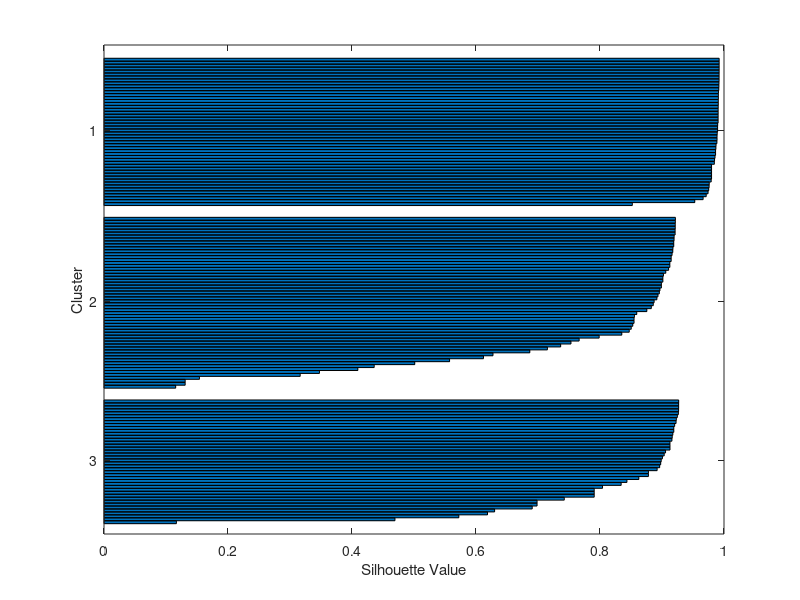

Source code (MATLAB): (Note: this script raises an error after producing the figure.)
close all;
clear all;
%% Loading Data and Plotting it
load fisheriris_data.mat;
% figure
% spread(X',ones(1,150));
% title('Original Data');
% xlabel 'Sepal Lengths (cm)';
% ylabel 'Sepal Widths (cm)';
% zlabel 'Petal Lengths (cm)';
% 
% figure
% spread(X', labels);
% title('True Clusters');
% xlabel 'Sepal Lengths (cm)';
% ylabel 'Sepal Widths (cm)';
% zlabel 'Petal Lengths (cm)';
% legend('setosa','versicolor','virginica')

%% K- Means Clustering
k = 3;
rng(1);
tic
[id_k,C] = kmeans(X,k,'Distance','correlation','Display','final');
toc
figure;
[silh,h] = silhouette(X,id_k,'correlation');
h = gca;
h.Children.EdgeColor = [.8 .8 1];
xlabel 'Silhouette Value';
ylabel 'Cluster';
mean(silh)
figure
spread(X',id_k);
str = sprintf('K-means with k = %i Clusters and Correlation distance',k);
title(str);
xlabel 'Sepal Lengths (cm)';
ylabel 'Sepal Widths (cm)';
zlabel 'Petal Lengths (cm)';

%% EM
k = 2;
tic
[id_em,model, llh]= emgm(X',k);
toc
figure;
[silh,h] = silhouette(X,id_em,'correlation');
h = gca;
h.Children.EdgeColor = [.8 .8 1];
xlabel 'Silhouette Value';
ylabel 'Cluster';
mean(silh)
% figure
% spread(X',id_em);
% str = sprintf('K-means with k = %i Clusters',k);
% title(str);
% xlabel 'Sepal Lengths (cm)';
% ylabel 'Sepal Widths (cm)';
% zlabel 'Petal Lengths (cm)';

%% PCA

[COEFF, SCORE, LATENT] = pca(X);
tic
 [COEFF, SCORE, LATENT] = pca(X,'NumComponents',2);
toc
 figure
 spread(SCORE',ones(1,150))
 title('Reduced Data')
  [id_pca,C] = kmeans(SCORE,2,'Distance','correlation','Display','final');
  figure
  spread(SCORE',id_pca);
  title('PCA and k-Means')
  [id_pca_em,model, llh]= emgm(SCORE',2);
  figure
  spread(SCORE',id_pca_em);
  title('PCA and EM')
  %Reconstruction Error
  E = X' - COEFF*(COEFF'*X');
  err = sum(sum(E.*E))
 %% ICA
%  
 k=2;
 tic
 [z_ic A T mean_z] = myICA(X',2);
 toc
 figure
 spread(z_ic,ones(1,150))
 [id_ica,C] = kmeans(z_ic',k,'Distance','sqeuclidean','Display','final');
 figure
 spread(z_ic,id_ica);
  title('ICA and k-Means')
 [id_ica_em,model, llh]= emgm(z_ic,k);
 figure
 spread(z_ic,id_ica_em);
 title('ICA and EM')
 kurtosis(z_ic')
 E = X' - A'*(A*X');
 err = sum(sum(E.*E))

 
%%  Randomized Projection
 k = 2;
d = size(X,2);
for i = 1:1000
A = randn( k, d );  % random iid ~N(0,1)
oA = orth( A.' ).'; % orthogonal rows
z_rp = oA*X';
 %[id_rp,C] = kmeans(z_rp',k,'Distance','sqeuclidean');
 [id_rp, ~]= emgm(z_rp,2);

 E = X' - oA'*z_rp;
 err(i) = sum(sum(E.*E));
 if i == 1
     minr = err(i);
     z_rp_min = z_rp;
     id_rp_min = id_rp;
 end
 if  minr > err(i) 
     z_rp_min = z_rp;
     id_rp_min = id_rp;
 end
end

 figure
 spread(z_rp_min,ones(1,150));
 figure
spread(z_rp_min,id_rp_min);

%% Sequential FS

load fisheriris;
X = randn(150,10);
X(:,[1 3 7 ])= meas(:,[1 2 3]);
y = species;

c = cvpartition(y,'k',10);
opts = statset('display','iter');
fun = @(XT,yT,Xt,yt)...
      (sum(~strcmp(yt,classify(Xt,XT,yT,'quadratic'))));

[fs,history] = sequentialfs(fun,X,y,'cv',c,'options',opts)
 [id_fs,C] = kmeans(X(:,fs),2,'Distance','correlation','Display','final');
 spread(X(:,fs)',id_fs);


